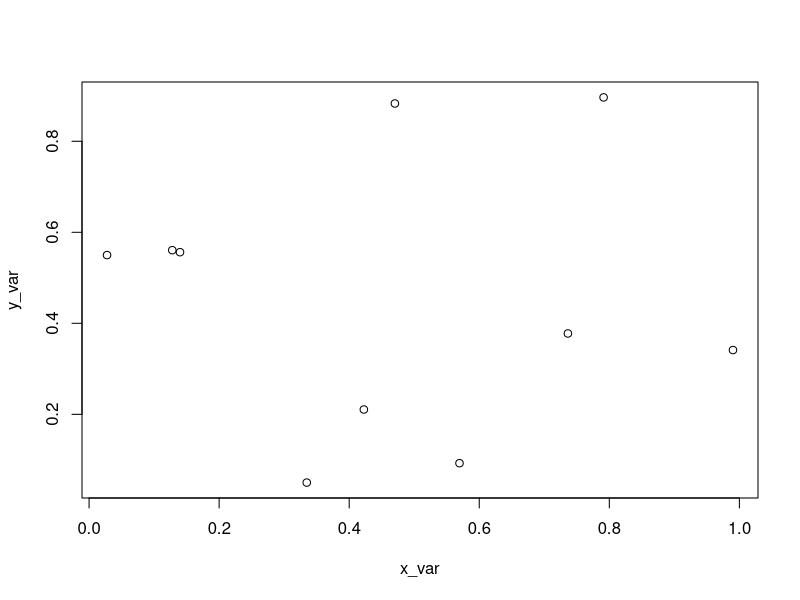

Write R code to recreate this figure. (Note: this script raises an error after producing the figure.)
### Lists, Matrices, and data frames
### Gwen Phillips
### Jan 29 2026

###__________________________________________________________________________________________________

### create a mat from a vector
my_vec<-1:12

### numbers by rowa
m<- matrix(data= my_vec, nrow= 4)
m

### numbers by columns, as in the other way
m<- matrix(data=my_vec, ncol=3, byrow = T)
m

### Lists
my_list<- list(1:10, matrix(1:8, nrow=4, byrow=T), letters[1:3], pi)
my_list

### indexing a list
x<- my_list[[1]] #double brackets for object within the list element

### indexing into a matrix
my_list[[2]][1,2] # [rows, columns]

### naming lists
my_list2<- list(tester=FALSE, little_m= matrix(1:9, nrow=3))
my_list2

### named objects in lists
my_list2$little_m [2,3]

### looking at empty place indexing
my_list2$little_m [1,] ### works for rows or columns
my_list2$little_m [2] ### treats matrix as vector

### unlist
unrolled<- unlist(my_list2)
unrolled

### unpacking complex lists
install.packages ("ggplot2")
library (ggplot2)

### create some random vars
y_var<- runif(10)
x_var<- runif(10)

### regression
my_model<- lm(y_var~x_var)

### plot it
plot(x=x_var, y=y_var)

### explore structure
str(summary(my_model))
summary(my_model)$coefficients ["x_var","Pr(>|t|)"]
u<- unlist(summary(my_model))
u
pval<- u$coefficients8

### data frames
var_a<- 1:12
var_b<- rep(c("A", "B", "C"), 4)
var_c<- runif(12)

### creating df from vectors
df<- data.frame(var_a, var_b, var_c)
str(df)
df$var_b ### look up a column
df[1,3] ### look up a cell
df$var_a[1] ### different cell lookup

### expanding and appending the data frame
new_data<- list(var_a=13, var_b="D", var_c= 0.77)

df2<- rbind(df,new_data) ### appending the frame
head(df2, 10) ### gives first 10 rows
View(df2) ### calls up data frame into view

### add a new column to a df
### using cbind
new_var<- rnorm(13)
df3<- cbind(df2, new_var)
### using assignment operator
char_var<- rep("T", 13)
df3$charV <- char_var

### writing data frames
getwd()
write.csv(df3, "data/my_dataframe.csv")
data<- read.csv("data/my_dataframe.csv")
data$var_a


### Distinctions between DFs and Mat Dims

z_mat<- matrix(data=1:30, ncol= 3, byrow= T)
z_dframe<- as.data.frame(z_mat) #turn into df

str(z_mat)
str(z_dframe)

head(z_mat)

z_mat[2,2]
z_dframe$V2[2] ## more correct for df

z_dframe$V1
z_mat[,3]

### reference only on demension
z_mat[2]
z_dframe[2]

### missing data in DFs and Mats
zd<- runif(10)
zd[c(5,7)] <- NA
 print(zd)

### complete cases
complete.cases(zd)

### filter for only true
zd[complete.cases(zd)]

### which positions are missing
which(!complete.cases(zd)) ### ! means not

### missing data in a matrix
m<- matrix(1:20, nrow=5)
print(m)

###add missing data
m[1,1] <- NA
m[5,4]<- NA

m[complete.cases(m),] ### comma maintains dimensionality

### subsetting mats and df
m<- matrix(data= 1:12, nrow=3)

dimnames(m)<- list(paste("Species", LETTERS[1:nrow(m)],sep=""),paste())

### elementwise subsetting
m[1:2, 3:4]

m[1:2,]
m[,3:4]

### using logical for subsetting
sums<- colSums(m) 

sums [sums>15]

rowSums(m)
m[rowSums(m)==22]

m[,"Site1"]<3

### data curation
install.packages(rmarkdown)
